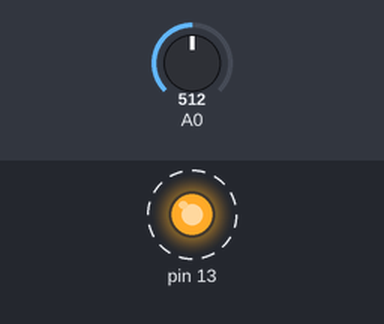
Simulated run of this sketch. Board: Arduino Uno, built with avr-gcc and run on an emulated ATmega328P. On the bench: output pins drawn as LEDs (lit = HIGH). Dashed ring = blinking. Inputs (shaded band) come from the test bench; at power-on: A0 = 512. What the sketch prints to the serial monitor is not drawn.

Above: at 0.2 s.
Timing chart, 0 to 3.0 s (numbered marks = the images above):
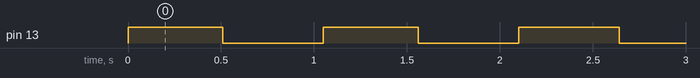

Measured:
- by itself, pin 13: alternates HIGH for 0.54 s and LOW for 0.54 s

The sketch:

P4_Example1.ino
```cpp
//------------------------------------------------
// FreeRTOS example: programming 2 periodic tasks
//------------------------------------------------
#include <Arduino_FreeRTOS.h>

// define two tasks for Blink & AnalogRead
void TaskBlink( void *pvParameters );
void TaskAnalogRead( void *pvParameters );

//-------
// setup
//-------
void setup()
{
  // digital pin 13 (connected to built-in LED) as output
  pinMode(13, OUTPUT);
  digitalWrite(13, LOW); // LED OFF initially

  // create first task
  xTaskCreate(TaskBlink,
             "Blink", // name
             128, // stack size
             NULL,
             1, // Lower priority
             NULL );

  // create second task
  xTaskCreate(TaskAnalogRead,
             "AnalogRead",
             128,
             NULL,
             2, // Higher priority
             NULL );
  // now the task scheduler is automatically started
}

//------
// loop
//------
void loop()
{
// empty!
}

//--------------------------
// first task: LED blinking
//--------------------------
void TaskBlink(void *pvParameters)
{
  (void) pvParameters;

  // forever loop
  for (;;)
  {
    digitalWrite(13, HIGH); // LED ON
    Serial.println("Now LED is ON");
    vTaskDelay( 500 / portTICK_PERIOD_MS ); // wait for 0.5 seconds
    digitalWrite(13, LOW); // LED OFF
    Serial.println("Now LED is OFF");
    vTaskDelay( 500 / portTICK_PERIOD_MS ); // wait for 0.5 seconds
  }
}

//-------------------------
// second task: reading A0
//-------------------------
void TaskAnalogRead(void *pvParameters)
{
  (void) pvParameters;
  // initialize serial communication at 9600 bits per second
  Serial.begin(9600);
  // forever loop
  for (;;)
  {
    int sensorValue = analogRead(A0); // read analog input A0
    Serial.println(sensorValue); // send through serial port
    //vTaskDelay(1); // one tick (smallest) delay
  }
}
```
